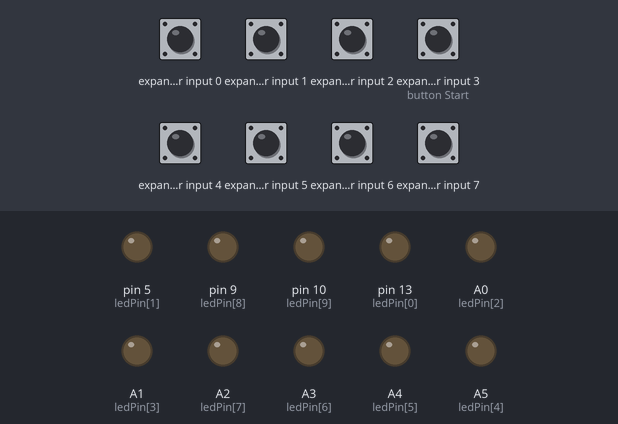
The sketch below on a simulated Arduino Leonardo, built with avr-gcc and run on an emulated ATmega32U4. On the bench: output pins drawn as LEDs (lit = HIGH). Wiring (inferred from the names in the program): NES/SNES game pad: load pin 12; clock pin 11; serial out pin 8. Dashed ring = blinking. Inputs (shaded band) come from the test bench; at power-on: expander input 0–2, expander input 3 (button Start), expander input 4–7 HIGH. EEPROM starts erased; USB keyboard and mouse output is not drawn; pins used as bus, display or sensor lines are not drawn.

Above: at 1.2 s.
1.3 s: expander input 0 driven LOW
At 1.9 s:
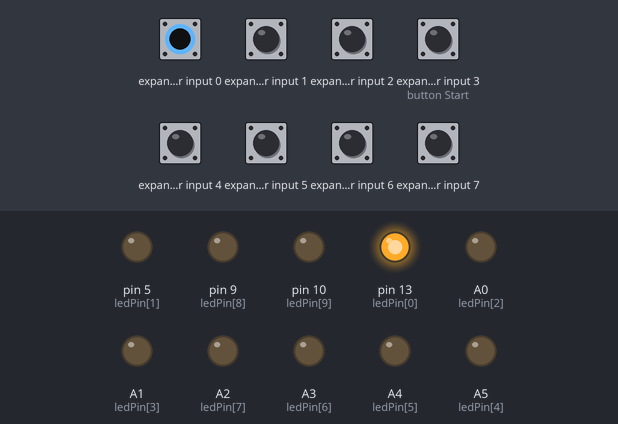
2.8 s: expander input 1 driven LOW
At 4.0 s:
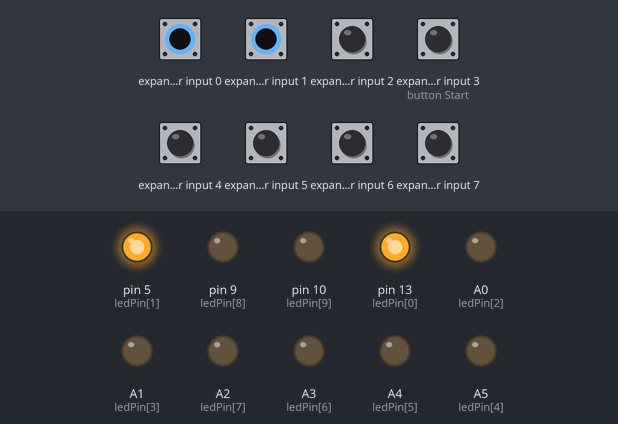
4.3 s: expander input 2 driven LOW
At 5.4 s:
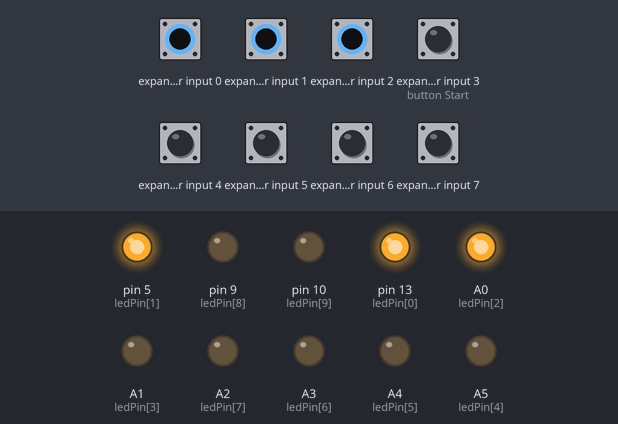
5.8 s: expander input 3 (button Start) driven LOW
At 6.6 s:
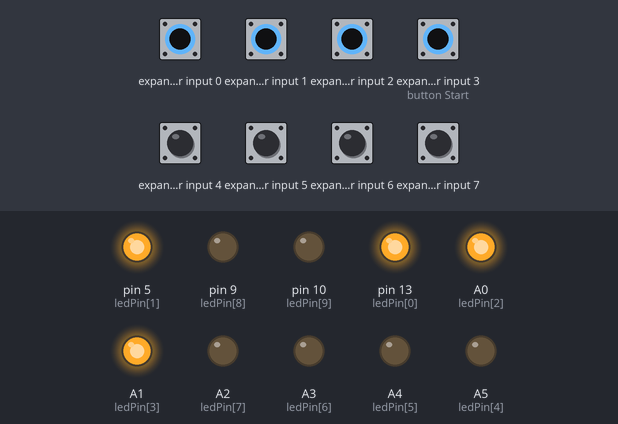
7.3 s: expander input 4 driven LOW
10.3 s: expander input 2 driven HIGH
At 10.76 s:
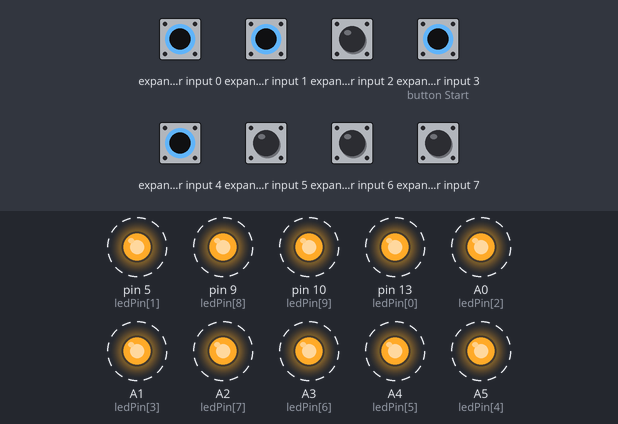
Timing chart, 0 to 12.8 s (numbered marks = the images above; inputs shaded):
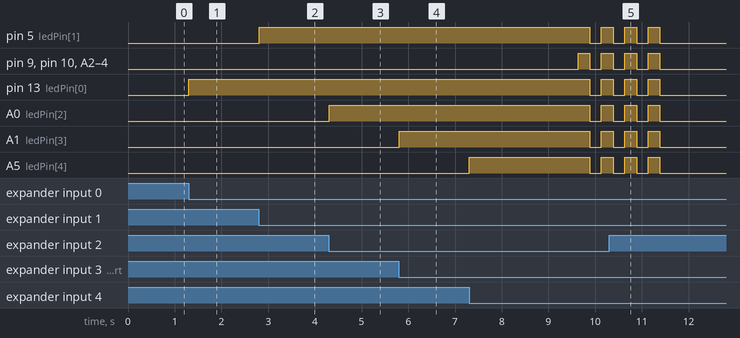

The sketch:

QwiicNES_Firmware-v01.ino
```cpp
#include <Wire.h>
#include <EEPROM.h>
#include <Joystick.h> //https://github.com/MHeironimus/ArduinoJoystickLibrary/tree/version-2.0

// NES Controller Pins
#define NESCLOCK          11
#define NESLATCH          12
#define NESDATA           8
#define ZAPTRIG           6
#define ZAPSENS           4

// I2C Stuff
#define REG_MAP_SIZE      4
#define MAX_SENT_BYTES    3
#define DEFAULT_ADDR      0x54

// Misc global vars
byte registerMap[REG_MAP_SIZE];
byte receivedCommands[MAX_SENT_BYTES];
byte ctrlButtons = 0;
byte wire_addr = DEFAULT_ADDR;
uint8_t ledPin[] = {13,5,A0,A1,A5,A4,A3,A2,9,10};
uint16_t gamepadTimer = 0;

// Joystick initial state variables
Joystick_ Joystick(JOYSTICK_DEFAULT_REPORT_ID,JOYSTICK_TYPE_GAMEPAD,
  4, 0,                  // Button Count, Hat Switch Count
  true, true, false,     // X and Y, but no Z Axis
  false, false, false,   // No Rx, Ry, or Rz
  false, false,          // No rudder or throttle
  false, false, false);  // No accelerator, brake, or steering

void setup()
{
  //Check EEPROM for a slave address
  //If no address is stored, set to "factory default"
  byte eepromVal;
  EEPROM.get(0, eepromVal);
  if (eepromVal == 0xFF) {
    EEPROM.put(0, DEFAULT_ADDR);
  } else {
    //If there is an address in EEPROM, set it
    wire_addr = eepromVal;
  }

  // Set the initial pin states
  pinMode(NESDATA, INPUT);
  pinMode(NESCLOCK, OUTPUT);
  pinMode(NESLATCH, OUTPUT);
  digitalWrite(NESCLOCK, 0);
  digitalWrite(NESLATCH, 0);

  // Start I2C
  Wire.begin(wire_addr);
  Wire.onRequest(requestEvent);
  Wire.onReceive(receiveEvent);

  for (int i = 0; i < 10; i++) {
    pinMode(ledPin[i], OUTPUT);
    digitalWrite(ledPin[i], 0);
  }

  // Clear the controller state accumulator
  registerMap[1] = 0b00000000;

}

void loop()
{
  ctrlButtons = readController(); // Read the current controller state
  setLEDs(ctrlButtons); // Set onboard GPIO/LED states
  registerMap[1] = ctrlButtons | registerMap[1]; // Accumulate controller states since last read

  // Check if SELECT is being held
  if(bitRead(ctrlButtons,2))
  {
    gamepadTimer++;
  }else{
    gamepadTimer = 0;
  }
  if(gamepadTimer>2000){gamepadMode();} // If SELECT is held long enough, launch gamepad mode
}

/****************************************************
  Set LED/GPIO states given the controller state
****************************************************/
void setLEDs(byte buttonStates)
{
  for (int i = 0; i < 8; i++) {
    digitalWrite(ledPin[i], bitRead(buttonStates,i));
  }
}

/****************************************************
  Read one byte from the NES controller
****************************************************/
byte readController()
{
  byte inputs = 0b11111111;
  digitalWrite(NESLATCH, 1);
  digitalWrite(NESLATCH, 0);
  for (int i = 0; i < 8; i++) {
    inputs -= pow(2,i)*digitalRead(NESDATA);
    digitalWrite(NESCLOCK, 1);
    digitalWrite(NESCLOCK, 0);
  }
  return inputs;
}

/****************************************************
  Gamepad Mode
****************************************************/
void gamepadMode()
{
  bool enabled = true;
  for(byte i = 0; i < 4; i++){
    for (int i = 0; i < 10; i++) {
      digitalWrite(ledPin[i], 1);
    }
    delay(250);
    for (int i = 0; i < 10; i++) {
      digitalWrite(ledPin[i], 0);
    }
    delay(250);
  }

  Joystick.begin();
  Joystick.setXAxisRange(-1, 1);
  Joystick.setYAxisRange(-1, 1);

  int16_t xAxis = 0;
  int16_t yAxis = 0;
  while(enabled)
  {
    xAxis = 0;
    yAxis = 0;
    ctrlButtons = readController(); // Read the current controller state
    if(bitRead(ctrlButtons, 4)){
      yAxis = -1;
    }else if(bitRead(ctrlButtons, 5)){
      yAxis = 1;
    }
    Joystick.setYAxis(yAxis);

    if(bitRead(ctrlButtons, 6)){
      xAxis = -1;
    }else if(bitRead(ctrlButtons, 7)){
      xAxis = 1;
    }
    Joystick.setXAxis(xAxis);

    Joystick.setButton(0, bitRead(ctrlButtons, 0));
    Joystick.setButton(1, bitRead(ctrlButtons, 1));
    Joystick.setButton(2, bitRead(ctrlButtons, 2));
    Joystick.setButton(3, bitRead(ctrlButtons, 3));

   if(bitRead(ctrlButtons,2))
    {gamepadTimer++;}else{gamepadTimer = 0;}
   if(gamepadTimer>1000){enabled = false;}

  }

  Joystick.end();

  for(byte i = 0; i < 4; i++){
    for (int i = 0; i < 10; i++) {
      digitalWrite(ledPin[i], 1);
    }
    delay(250);
    for (int i = 0; i < 10; i++) {
      digitalWrite(ledPin[i], 0);
    }
    delay(250);
  }

}

/****************************************************
  Handle requests from I2C Controller
****************************************************/
void requestEvent()
{

  registerMap[0] = ctrlButtons;

  switch (receivedCommands[0]) {

    case 0x00:
      Wire.write(registerMap[0]);
      break;

    case 0x01:
      Wire.write(registerMap[1]);
      registerMap[1] = 0b00000000;
      break;

    case 0x02:
      byte eepromVal;
      EEPROM.get(0, eepromVal);
      Wire.write(eepromVal);
      break;

    default:
      break;

  }
}

/****************************************************
  Handle incoming bytes from I2C Controller
****************************************************/
void receiveEvent(int bytesReceived)
{

/* If we receive a single byte, we can assume the controller is asking for the contents of a register
   so we store the byte in a global var that we can retreive during requestEvent() */

  for (int a = 0; a < bytesReceived; a++)
  {
    if ( a < MAX_SENT_BYTES)
    {
      receivedCommands[a] = Wire.read(); //grab stuff and jam it into the command buffer
    }
    else
    {
      Wire.read(); //if we receive more data than allowed, chuck it
    }
  }

  if (bytesReceived == 1 && (receivedCommands[0] < REG_MAP_SIZE)) //if we got a byte within the register map range, keep it
  {
    return;
  }

  if (bytesReceived == 1 && (receivedCommands[0] >= REG_MAP_SIZE)) //if we got a byte outside the register map range, chuck it
  {
    receivedCommands[0] = 0x00;
    return;
  }

/* If we receive multiple bytes, the first is a command and the following are arguments so we just handle it */

  // When we receive 0x03, change our I2C address
  if (bytesReceived > 1 && (receivedCommands[0] == 0x03)) {

    if (receivedCommands[1] < 0x80 && receivedCommands[1] > 0x00) {
      EEPROM.put(0, receivedCommands[1]);

      // restart I2C
      Wire.end();
      Wire.begin(receivedCommands[1]);
      Wire.onRequest(requestEvent);
      Wire.onReceive(receiveEvent);
    }
    receivedCommands[0] = 0x00;
    receivedCommands[1] = 0x00;
    return;
  }

  return; // ignore anything else and return

}
```

Measured:
- after the input at 1.3 s, pin 13 (ledPin[0]): LOW → HIGH at once
- after the input at 2.8 s, pin 5 (ledPin[1]): LOW → HIGH at once
- after the input at 4.3 s, A0 (ledPin[2]): LOW → HIGH at once
- after the input at 5.8 s, A1 (ledPin[3]): LOW → HIGH at once
- after the input at 10.3 s, pin 5 (ledPin[1]), pin 9 (ledPin[8]), pin 10 (ledPin[9]), pin 13 (ledPin[0]), A0 (ledPin[2]), A1 (ledPin[3]), A2 (ledPin[7]), A3 (ledPin[6]), A4 (ledPin[5]), A5 (ledPin[4]): goes on until 11.4 s, then stays LOW
